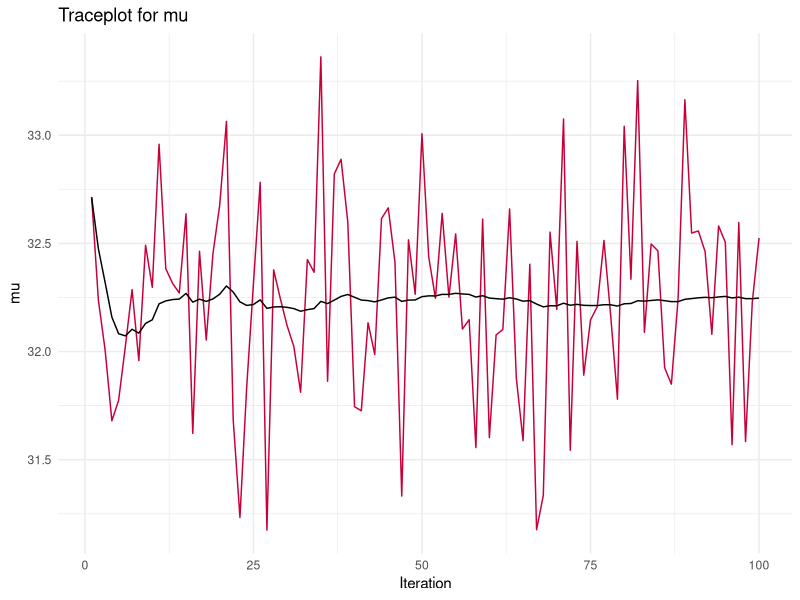
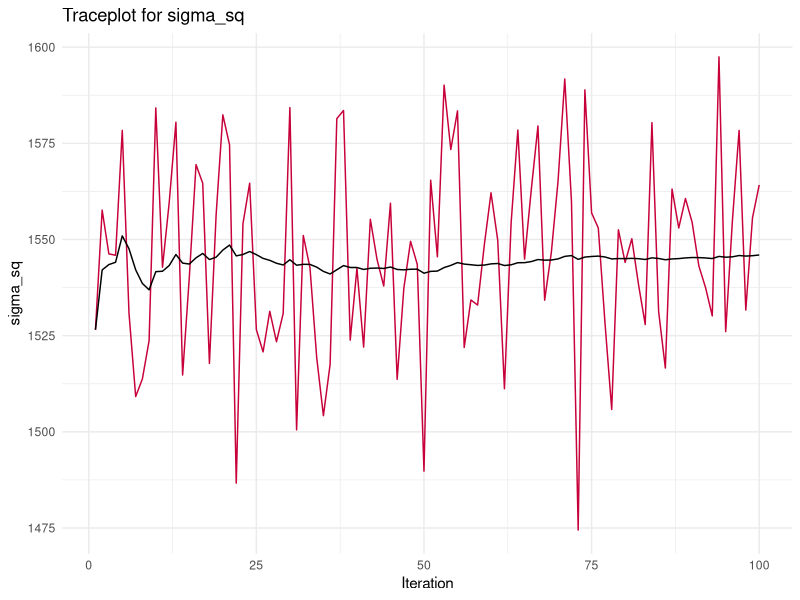
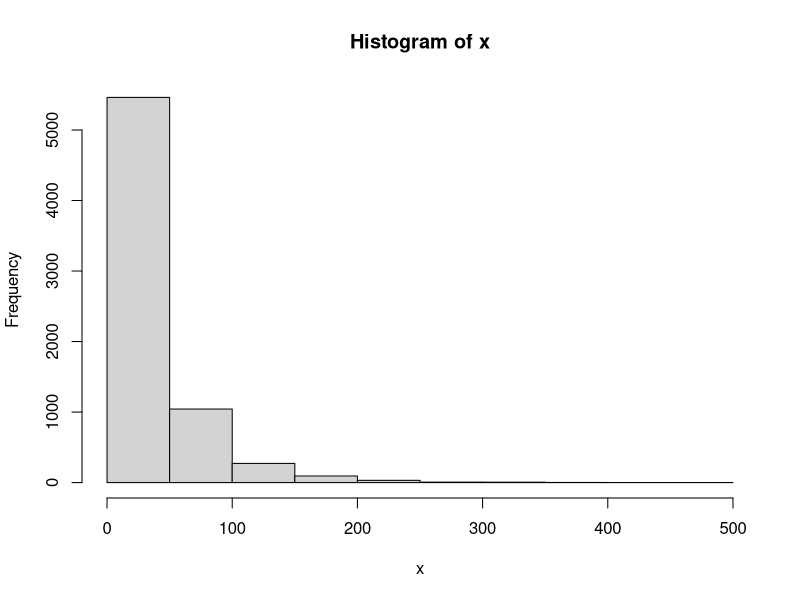
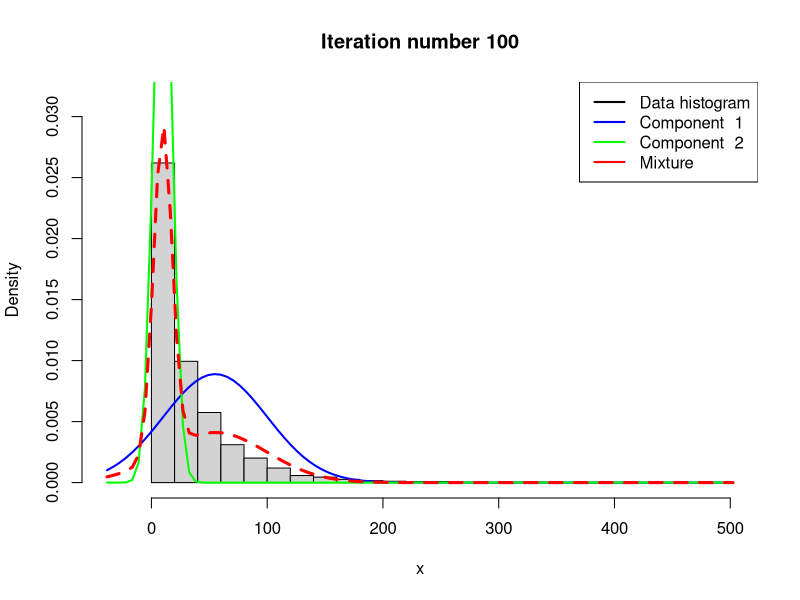
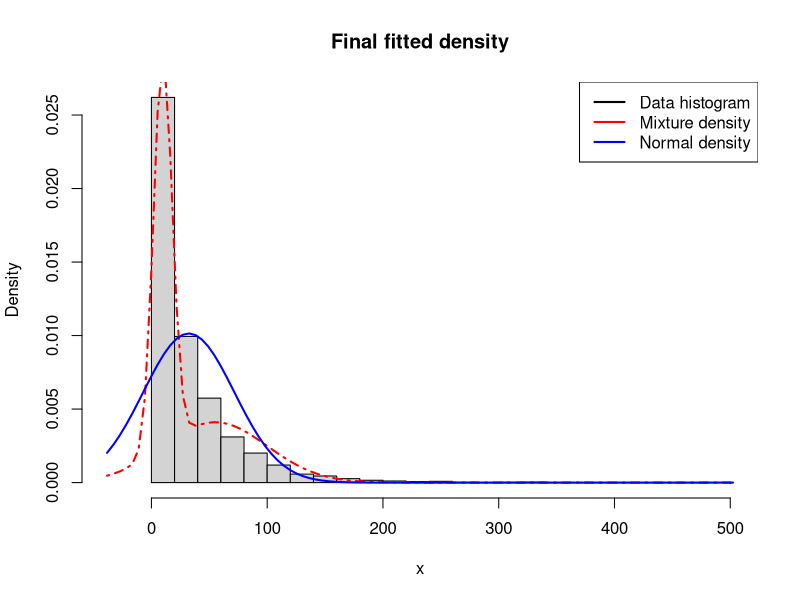
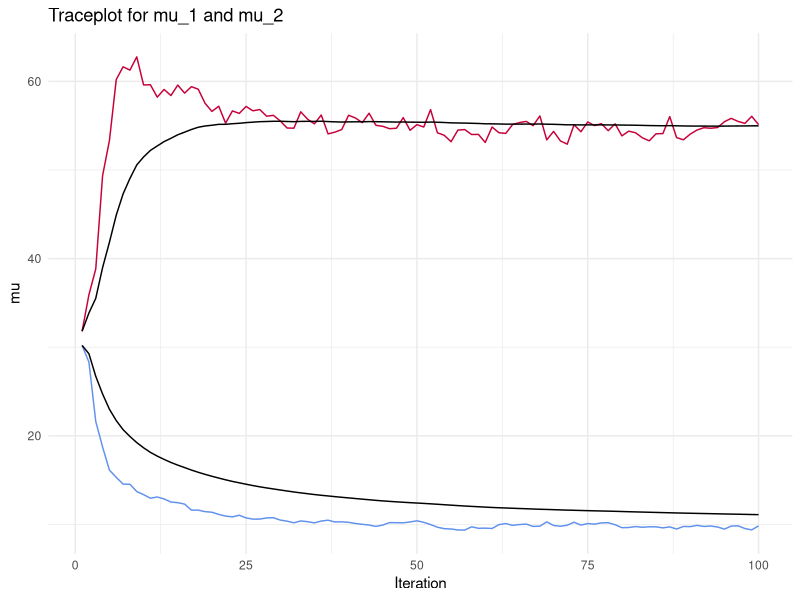
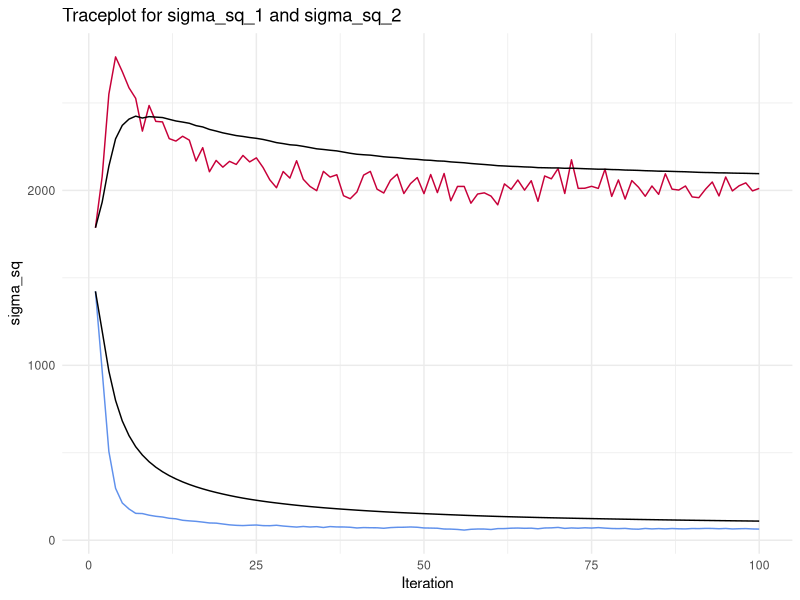
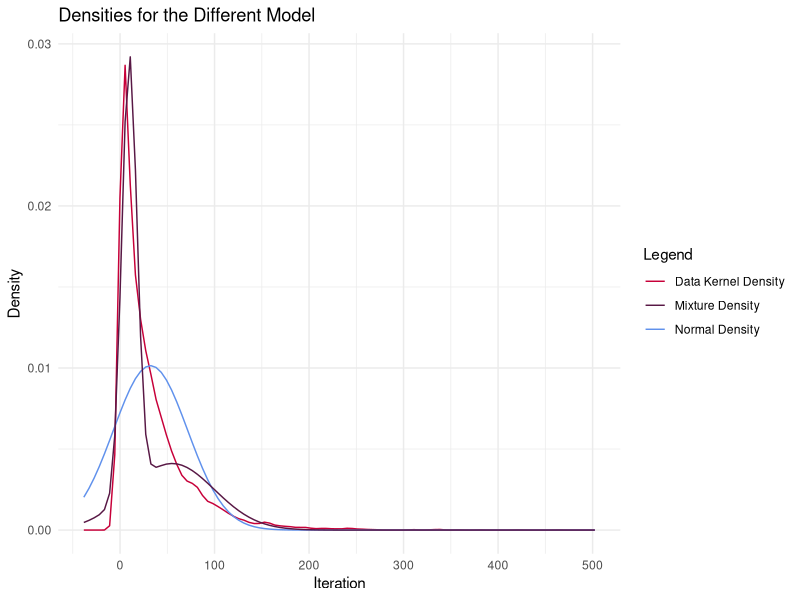

Reproduce these figures in R, in order.
## ---- chunk 1
knitr::opts_chunk$set(echo = TRUE)
library(knitr)
library(ggplot2)
library(mvtnorm)
library(gridExtra)
library(coda)
## ---- chunk 2

################################################################################
# Exercise 1.a i)
################################################################################

rainfall_data = read.table("data/rainfall.dat", header=FALSE)

# Prior Parameters (slides page 15)
# These are basically random, guessed or from the data
# mu
mu_0 = 0
tau_sq_0 = 1

# sigma_sq
nu_0 = 1
sigma_sq_0 = 1 # sigma is 1/nu_0

## ---- chunk 3

crinvchisq = function(n, df, s_sq) {
  samples = rchisq(n, df)
  # These are draws from the inverse chi squared
  sigma_sq = (df - 1) * s_sq / samples
  return(sigma_sq)
}

## ---- chunk 4

gibbs_sample = function(nDraws, data, default_sigma, tau_sq_0, mu_0, nu_0,
                        sigma_sq_0) {
  
  # Posterior Parameters (Taken from lecture 2 slide 4)
  n = length(data)
  mu_n = mean(data) + mu_0
  nu_n = nu_0 + n
  default_sigma_sq = default_sigma^2
  
  # To store all iterative results
  values_df = data.frame(matrix(NA, nrow = nDraws, ncol = 2))
  
  # To save current iterative results
  values = list(mu = NaN, sigma_sq = default_sigma_sq)
  
  # As mu depends on sigma and sigma depends on mu, we need one initial value to start.
  # In this implementation the default value to start with is sigma_sq.
  
  for (i in 1:nDraws) {
    tau_sq_n = 1 / ((n/values$sigma) + (1/tau_sq_0))
    values$mu = rnorm(1, mu_n, sqrt(tau_sq_n))
    values$sigma_sq =
      crinvchisq(1, nu_n,(nu_0*sigma_sq_0 + sum((data - values$mu)^2))/(n + nu_0))
    values_df[i,] = values
  }
  
  colnames(values_df) = c("mu", "sigma_sq")
  return(values_df)
}

## ---- chunk 5

res = gibbs_sample(nDraws = 100,
                   data = rainfall_data$V1, 
                   default_sigma = 40,
                   tau_sq_0 = tau_sq_0,
                   mu_0 = mu_0,
                   nu_0 = nu_0,
                   sigma_sq_0 = sigma_sq_0)

kable(head(res))

## ---- chunk 6

################################################################################
# Exercise 1.a ii)
################################################################################

plotdf = data.frame(1:nrow(res), res, cumsum(res$mu)/(1:nrow(res)),
                    cumsum(res$sigma_sq)/(1:nrow(res)))
colnames(plotdf) = c("index", "mu", "sigma_sq", "mu_trailing_mean",
                     "sigma_sq_trailing_mean")

ggplot(plotdf) +
  geom_line(aes(x = index, y = mu), color = "#C70039") +
  geom_line(aes(x = index, y = mu_trailing_mean), color = "#000000") +
  labs(title = "Traceplot for mu", y = "mu",
  x = "Iteration", color = "Legend") +
  theme_minimal()

## ---- chunk 7

ggplot(plotdf) +
  geom_line(aes(x = index, y = sigma_sq), color = "#C70039") +
  geom_line(aes(x = index, y = sigma_sq_trailing_mean), color = "#000000") +
  labs(title = "Traceplot for sigma_sq", y = "sigma_sq",
  x = "Iteration", color = "Legend") +
  theme_minimal()

## ---- chunk 8

################################################################################
# Exercise 1.b)
################################################################################

# This is the script provided in 'NormalMixtureGibbs.R' with minor ajustments.

# Estimating a simple mixture of normals
# Author: Mattias Villani, IDA, Linkoping University. http://mattiasvillani.com

##########    BEGIN USER INPUT #################
# Data options
x <- as.matrix(rainfall_data$V1)

# Model options
## COMMENT: As the given model has two guassians we set this to two.
nComp <- 2    # Number of mixture components

# Prior options
alpha <- 10*rep(1,nComp) # Dirichlet(alpha)
muPrior <- rep(0,nComp) # Prior mean of mu
tau2Prior <- rep(10,nComp) # Prior std of mu
sigma2_0 <- rep(var(x),nComp) # s20 (best guess of sigma2)
nu0 <- rep(4,nComp) # degrees of freedom for prior on sigma2

# MCMC options
nIter <- 100 # Number of Gibbs sampling draws

# Plotting options
plotFit <- TRUE
lineColors <- c("blue", "green", "magenta", 'yellow')
# We removed the sleep time
sleepTime <- 0.1 # Adding sleep time between iterations for plotting
################   END USER INPUT ###############

###### Defining a function that simulates from the 
rScaledInvChi2 <- function(n, df, scale){
  return((df*scale)/rchisq(n,df=df))
}

####### Defining a function that simulates from a Dirichlet distribution
rDirichlet <- function(param){
  nCat <- length(param)
  piDraws <- matrix(NA,nCat,1)
  for (j in 1:nCat){
    piDraws[j] <- rgamma(1,param[j],1)
  }
  # Diving every column of piDraws by the sum of the elements in that column.
  piDraws = piDraws/sum(piDraws) 
  return(piDraws)
}

# Simple function that converts between two different representations of the
# mixture allocation
S2alloc <- function(S){
  n <- dim(S)[1]
  alloc <- rep(0,n)
  for (i in 1:n){
    alloc[i] <- which(S[i,] == 1)
  }
  return(alloc)
}

# Initial value for the MCMC
nObs <- length(x)
# nObs-by-nComp matrix with component allocations.
S <- t(rmultinom(nObs, size = 1 , prob = rep(1/nComp,nComp))) 
mu <- quantile(x, probs = seq(0,1,length = nComp))
sigma2 <- rep(var(x),nComp)
probObsInComp <- rep(NA, nComp)

# Setting up the plot
xGrid <- seq(min(x)-1*apply(x,2,sd),max(x)+1*apply(x,2,sd),length = 100)
xGridMin <- min(xGrid)
xGridMax <- max(xGrid)
mixDensMean <- rep(0,length(xGrid))
effIterCount <- 0
ylim <- c(0,2*max(hist(x)$density))

# Added for stroring the draws and print the plots
all_mu = matrix(rep(NaN, nIter*nComp), nrow = nIter)
all_sigma_sq = matrix(rep(NaN, nIter*nComp), nrow = nIter)

for (k in 1:nIter){
  #message(paste('Iteration number:',k))
  # Just a function that converts between different representations of the
  # group allocations
  alloc <- S2alloc(S) 
  nAlloc <- colSums(S)
  #print(nAlloc)
  # Update components probabilities
  pi <- rDirichlet(alpha + nAlloc)
  
  # Update mu's
  for (j in 1:nComp){
    precPrior <- 1/tau2Prior[j]
    precData <- nAlloc[j]/sigma2[j]
    precPost <- precPrior + precData
    wPrior <- precPrior/precPost
    muPost <- wPrior*muPrior + (1-wPrior)*mean(x[alloc == j])
    tau2Post <- 1/precPost
    mu[j] <- rnorm(1, mean = muPost, sd = sqrt(tau2Post))
  }
  
  # Update sigma2's
  for (j in 1:nComp){
    sigma2[j] <- rScaledInvChi2(1, df = nu0[j] + nAlloc[j],
                                scale = (nu0[j]*sigma2_0[j] +
                                           sum((x[alloc == j] -
                                           mu[j])^2))/(nu0[j] +
                                           nAlloc[j]))
  }
  
    all_mu[k,] = mu
    all_sigma_sq[k,] = sigma2
  
  # Update allocation
  for (i in 1:nObs){
    for (j in 1:nComp){
      probObsInComp[j] <- pi[j]*dnorm(x[i], mean = mu[j], sd = sqrt(sigma2[j]))
    }
    S[i,] <- t(rmultinom(1, size = 1 , prob = probObsInComp/sum(probObsInComp)))
  }
  
  # Printing the fitted density against data histogram
  if (plotFit && (k == nIter)){
    effIterCount <- effIterCount + 1
    hist(x, breaks = 20, freq = FALSE, xlim = c(xGridMin,xGridMax),
         main = paste("Iteration number",k), ylim = ylim)
    mixDens <- rep(0,length(xGrid))
    components <- c()
    for (j in 1:nComp){
      compDens <- dnorm(xGrid,mu[j],sd = sqrt(sigma2[j]))
      mixDens <- mixDens + pi[j]*compDens
      lines(xGrid, compDens, type = "l", lwd = 2, col = lineColors[j])
      components[j] <- paste("Component ",j)
    }
    mixDensMean <- ((effIterCount-1)*mixDensMean + mixDens)/effIterCount
    
    lines(xGrid, mixDens, type = "l", lty = 2, lwd = 3, col = 'red')
    legend("topright", box.lty = 1, legend = c("Data histogram", components,
                                              'Mixture'), 
           col = c("black",lineColors[1:nComp], 'red'), lwd = 2)
    #Sys.sleep(sleepTime)
  }
}

hist(x, breaks = 20, freq = FALSE, xlim = c(xGridMin,xGridMax),
     main = "Final fitted density")
lines(xGrid, mixDensMean, type = "l", lwd = 2, lty = 4, col = "red")
lines(xGrid, dnorm(xGrid, mean = mean(x), sd = apply(x,2,sd)), type = "l",
      lwd = 2, col = "blue")
legend("topright", box.lty = 1,
       legend = c("Data histogram","Mixture density", "Normal density"),
       col = c("black","red","blue"), lwd = 2)

#########################    Helper functions    ###############################


## ---- chunk 9

################################################################################
# Exercise 1.c)
################################################################################

mu_plot_dataframe = data.frame(1:nIter, all_mu, cumsum(all_mu[,1])/(1:nrow(all_mu)),
                               cumsum(all_mu[,2])/(1:nrow(all_mu)))
colnames(mu_plot_dataframe) = c("index", "mu_1", "mu_2",
                                "mu_1_trailing_mean", "mu_2_trailing_mean")

ggplot(mu_plot_dataframe) +
  geom_line(aes(x = index, y = mu_1), color = "#C70039") +
  geom_line(aes(x = index, y = mu_1_trailing_mean), color = "#000000") +
  geom_line(aes(x = index, y = mu_2), color = "#6091EC") +
  geom_line(aes(x = index, y = mu_2_trailing_mean), color = "#000000") +
  labs(title = "Traceplot for mu_1 and mu_2", y = "mu",
  x = "Iteration", color = "Legend") +
  theme_minimal()

## ---- chunk 10

sigma_sq_plot_dataframe = data.frame(1:nIter, all_sigma_sq,
                                     cumsum(all_sigma_sq[,1])/
                                       (1:nrow(all_sigma_sq)),
                               cumsum(all_sigma_sq[,2])/(1:nrow(all_sigma_sq)))
colnames(sigma_sq_plot_dataframe) = c("index", "sigma_sq_1", "sigma_sq_2",
                                "sigma_sq_1_trailing_mean",
                                "sigma_sq_2_trailing_mean")

ggplot(sigma_sq_plot_dataframe) +
  geom_line(aes(x = index, y = sigma_sq_1), color = "#C70039") +
  geom_line(aes(x = index, y = sigma_sq_1_trailing_mean), color = "#000000") +
  geom_line(aes(x = index, y = sigma_sq_2), color = "#6091EC") +
  geom_line(aes(x = index, y = sigma_sq_2_trailing_mean), color = "#000000") +
  labs(title = "Traceplot for sigma_sq_1 and sigma_sq_2", y = "sigma_sq",
  x = "Iteration", color = "Legend") +
  theme_minimal()

## ---- chunk 11

x = xGrid
density_data = density(rainfall_data$V1, from = x[1], to = x[length(x)],
                       n = length(x))$y
density_normal = dnorm(x, mean = mean(res$mu), sd = sqrt(mean(res$sigma_sq)))
density_mixture = mixDensMean

density_comparison_df = data.frame(x,
                                   density_data,
                                   density_normal,
                                   density_mixture)

ggplot(density_comparison_df) +
  geom_line(aes(x = x, y = density_data, colour = "Data Kernel Density")) +
  geom_line(aes(x = x, y = density_normal, colour = "Normal Density")) +
  geom_line(aes(x = x, y = density_mixture, colour = "Mixture Density")) +
  labs(title = "Densities for the Different Model", y = "Density",
  x = "Iteration", color = "Legend") +
  scale_color_manual("Legend", values = c("#C70039", "#581845", "#6091EC")) +
  theme_minimal()

## ---- chunk 12

################################################################################
# Exercise 2.a)
################################################################################

ebay_data = read.table("data/eBayNumberOfBidderData.dat", header=TRUE)
kable(head(ebay_data))

## ---- chunk 13

glm_model = glm(formula = nBids ~ ., data = ebay_data[,-2], family = poisson)
summary(glm_model)

glm_model$coefficients
## ---- chunk 14

################################################################################
# Exercise 2.b)
################################################################################

# Parameters
Y = as.matrix(ebay_data[,1])
# We take all covariates
X = as.matrix(ebay_data[,-1])
# Feature names
feature_names =  colnames(ebay_data[,2:ncol(ebay_data)])
colnames(X) = feature_names

# Defining the prior parameters
mu_prior = rep(0, ncol(ebay_data) - 1)
covariate_prior = 100 * solve(t(X) %*% X)
# An we need initial beta parameters
beta = rmvnorm(1, mu_prior, covariate_prior)

# Cost-Function
## We need cost function which will be optimized (e.g. the likelihood).
## The first parameters has to be the regression coefficient
## The function will calculate the log-likelihood and the log-prior for getting
## the posterior-log-likelihood which is to be optimized
## We use two sub-functions for the two logs

# https://nptel.ac.in/courses/111104074/Module14/Lecture41.pdf
log_likelihood = function(beta, X ,Y) {
  lambda = t(X %*% beta) # log-link function
  llik = t(Y) %*% t(lambda) - sum(exp(lambda))# - sum(log(factorial(Y)))
  return(llik)
}

posterior_log_likelihood = function(beta, X, Y, sigma, mu) {
  return(dmvnorm(beta, mu, sigma, log = TRUE) + log_likelihood(beta, X, Y))
}

res = optim(beta, posterior_log_likelihood, method = "BFGS",
            control = list(fnscale = -1), hessian = TRUE,
            X = X, Y = Y, sigma = covariate_prior, mu = mu_prior)

# Now we use the results to extract the desired values and same them to
# variables with a speaking name
posterior_mode = as.vector(res$par)
names(posterior_mode) = feature_names
posterior_covariance = - solve(res$hessian)
posterior_sd = sqrt(diag(posterior_covariance))
names(posterior_sd) = feature_names

## ---- chunk 15
posterior_mode
## ---- chunk 16
posterior_covariance
## ---- chunk 17
posterior_sd
## ---- chunk 18

################################################################################
# Exercise 2.c)
################################################################################

RMWSampler = function(dposterior, n = 1, theta_0, c, Sigma, ...) {
  
  # Variables
  samples = data.frame()
  Sigma = c * Sigma
  i = 0
  
  # Current and next step for random walk
  theta_1 = theta_0
  theta = theta_0
  
  while (nrow(samples) < n) {
    # Get proposal
    theta_star = rmvnorm(n = 1, mean = theta_1, sigma = Sigma)
    
    # According to the help file we go for this version of alpha
    alpha = min(1, exp(dposterior(theta_star, ...) - dposterior(theta_1, ...)))
    
    # Decide if to accept or reject the proposal
    u = runif(n = 1, min = 0, max = 1)
    
    if (u <= alpha) {
      # Accept
      theta_1 = theta
      theta = theta_star
      samples = rbind(samples, theta_star)
    }
    else {
      # Reject
      theta = theta_1
    }
    
    # To keep track of the rejection rate
    i = i + 1
  }
  
  return(list(samples = samples, rejection_rate = (1 - (n / i))))
}

## ---- chunk 19

dposterior = function(theta, mu_prior, sigma_prior, X, Y) {
  
  # Prior
  prior = dmvnorm(theta, mu_prior, sigma_prior, log = TRUE)
  
  # Likelihood
  likelihood = log_likelihood(t(theta), X, Y)

  return(prior + likelihood)
}

## ---- chunk 20

# Our parameters for the function
c = 0.5
n = 2000
theta = t(as.matrix(rep(0, 9)))

# Call the Random Metropolis Walk
ms_res = RMWSampler(dposterior = dposterior,
                    n = n,
                    theta_0 = theta,
                    c = c,
                    Sigma = posterior_covariance,
                    # Now ...
                    mu_prior = posterior_mode,
                    sigma_prior = covariate_prior,
                    X = X,
                    Y = Y)

names(ms_res$samples) = feature_names

tail(ms_res$samples)
## ---- chunk 21

plotdf = data.frame(1:n, ms_res$samples)
colnames(plotdf)[1] = "index"

df_1 = ggplot(plotdf) +
  geom_line(aes(x = index, y = Const), color = "#C70039") +
  labs(title = "Traceplot for Const", y = "theta_1",
  x = "Iteration", color = "Legend") +
  theme_minimal()

df_2 = ggplot(plotdf) +
  geom_line(aes(x = index, y = PowerSeller), color = "#C70039") +
  labs(title = "Traceplot for PowerSeller", y = "theta_2",
  x = "Iteration", color = "Legend") +
  theme_minimal()

df_3 = ggplot(plotdf) +
  geom_line(aes(x = index, y = VerifyID), color = "#C70039") +
  labs(title = "Traceplot for VerifyID", y = "theta_3",
  x = "Iteration", color = "Legend") +
  theme_minimal()

df_4 = ggplot(plotdf) +
  geom_line(aes(x = index, y = Sealed), color = "#C70039") +
  labs(title = "Traceplot for Sealed", y = "theta_4",
  x = "Iteration", color = "Legend") +
  theme_minimal()

df_5 = ggplot(plotdf) +
  geom_line(aes(x = index, y = Minblem), color = "#C70039") +
  labs(title = "Traceplot for Minblem", y = "theta_5",
  x = "Iteration", color = "Legend") +
  theme_minimal()

df_6 = ggplot(plotdf) +
  geom_line(aes(x = index, y = MajBlem), color = "#C70039") +
  labs(title = "Traceplot for MajBlem", y = "theta_6",
  x = "Iteration", color = "Legend") +
  theme_minimal()

df_7 = ggplot(plotdf) +
  geom_line(aes(x = index, y = LargNeg), color = "#C70039") +
  labs(title = "Traceplot for LargNeg", y = "theta_7",
  x = "Iteration", color = "Legend") +
  theme_minimal()

df_8 = ggplot(plotdf) +
  geom_line(aes(x = index, y = LogBook), color = "#C70039") +
  labs(title = "Traceplot for LogBook", y = "theta_8",
  x = "Iteration", color = "Legend") +
  theme_minimal()

df_9 = ggplot(plotdf) +
  geom_line(aes(x = index, y = MinBidShare), color = "#C70039") +
  labs(title = "Traceplot for MinBidShare", y = "theta_9",
  x = "Iteration", color = "Legend") +
  theme_minimal()

grid.arrange(df_1, df_2, df_3, df_4, df_5, df_6, df_7, df_8, df_9, nrow = 3)

## ---- chunk 22

effective_sample_size = effectiveSize(ms_res$samples)
names(effective_sample_size) = feature_names

effective_sample_size

## ---- chunk 23

inefficiency_factor = n / effective_sample_size

inefficiency_factor

